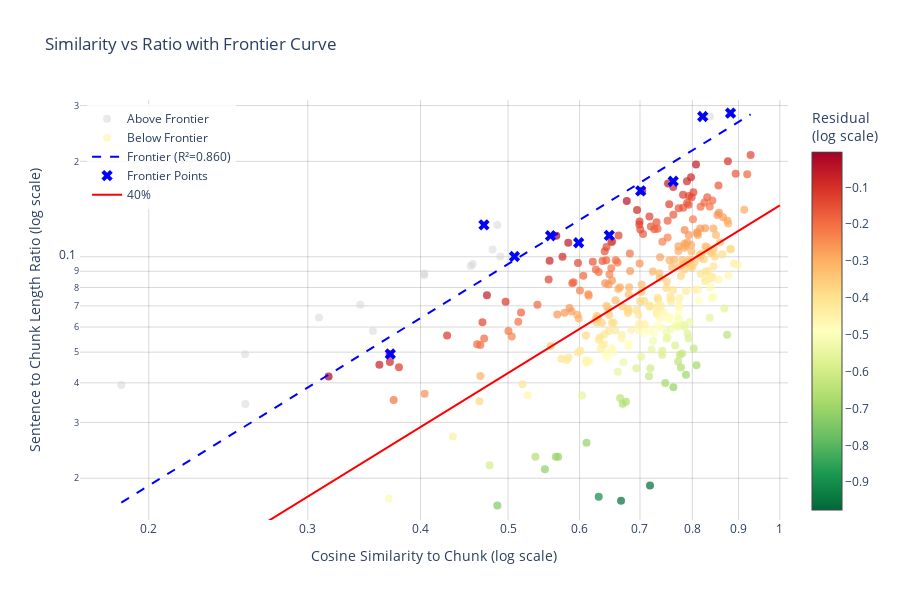

Notebook code cell kept with this figure:
### Code cell
fig = visualizer.plot_with_frontier_interactive(
    similarities=result['all_similarities'],
    ratios=result['ratios'],
    slope=slope,
    intercept=intercept,
    info=info,
    sentences=result['all_sentences'],  # Use flattened list of sentence texts
    x_opt=[result['x_opt']],  # Optional threshold curves
    labels=["40%"],  # Optional labels
    save_path="output.html",  # Saves as interactive HTML
)

### Figure 1 — Plotly figure (JSON) as saved in the notebook; plotly's stock layout.template omitted (floating-point values rounded to 4 significant figures; data arrays with more than 128 entries replaced by an {"elided": "..."} marker saying what was removed)
{"data": [{"customdata": ["These criteria are often in conflict with each other, and as a result, there are usually trade-offs ...<br><b>Similarity:</b> 0.4570<br><b>Ratio:</b> 0.0949<br><b>Residual:</b> 0.0687", "Over the long term, the United States faces a large and growing structural budget deficit primarily ...<br><b>Similarity:</b> 0.4864<br><b>Ratio:</b> 0.1260<br><b>Residual:</b> 0.1446", "Continuing on this imprudent and unsustainable fiscal path will gradually erode, if not suddenly dam...<br><b>Similarity:</b> 0.4036<br><b>Ratio:</b> 0.0874<br><b>Residual:</b> 0.1281", "Businesses also have information-reporting responsibilities—employers send wage statements to their ...<br><b>Similarity:</b> 0.8365<br><b>Ratio:</b> 0.2771<br><b>Residual:</b> 0.0730", "These shelters may involve unnecessary steps and flow-through entities, such as partnerships, which ...<br><b>Similarity:</b> 0.4546<br><b>Ratio:</b> 0.0935<br><b>Residual:</b> 0.0665", "The tax reform debate of the last several years has focused attention on several important choices, ...<br><b>Similarity:</b> 0.8806<br><b>Ratio:</b> 0.2840<br><b>Residual:</b> 0.0444", "Generally there is no single “right” decision about these choices and the options are not limited to...<br><b>Similarity:</b> 0.4807<br><b>Ratio:</b> 0.1053<br><b>Residual:</b> 0.0758", "We live now in a much more global economy, with highly mobile capital, and with investment options a...<br><b>Similarity:</b> 0.4038<br><b>Ratio:</b> 0.0885<br><b>Residual:</b> 0.1332", "More firms operate multinationally and willingly move operations and capital around the world as the...<br><b>Similarity:</b> 0.3087<br><b>Ratio:</b> 0.0644<br><b>Residual:</b> 0.1998", "I would be pleased to answer any questions you may have at this time.<br><b>Similarity:</b> 0.2558<br><b>Ratio:</b> 0.0343<br><b>Residual:</b> 0.0699", "Individuals making key contributions to this testimony include Jim Wozny, Assistant Director; Donald...<br><b>Similarity:</b> 0.3430<br><b>Ratio:</b> 0.0706<br><b>Residual:</b> 0.1595", "This appendix provides a brief description of several of these proposals.<br><b>Similarity:</b> 0.1865<br><b>Ratio:</b> 0.0394<br><b>Residual:</b> 0.3713", "However, directly taxing different individuals at different rates for the same good would be very di...<br><b>Similarity:</b> 0.3542<br><b>Ratio:</b> 0.0583<br><b>Residual:</b> 0.0519", "It may be reproduced and distributed in its entirety without further permission from GAO.<br><b>Similarity:</b> 0.2556<br><b>Ratio:</b> 0.0493<br><b>Residual:</b> 0.2273", "However, because this work may contain copyrighted images or other material, permission from the cop...<br><b>Similarity:</b> 0.4903<br><b>Ratio:</b> 0.1002<br><b>Residual:</b> 0.0388"], "hovertemplate": "%{customdata}<extra></extra>", "marker": {"color": "lightgrey", "opacity": 0.5, "size": 8}, "mode": "markers", "name": "Above Frontier", "type": "scatter", "x": [0.457, 0.4864, 0.4036, 0.8365, 0.4546, 0.8806, 0.4807, 0.4038, 0.3087, 0.2558, 0.343, 0.1865, 0.3542, 0.2556, 0.4903], "y": [0.09486, 0.126, 0.08745, 0.2771, 0.09348, 0.284, 0.1053, 0.08854, 0.06437, 0.03431, 0.07061, 0.03942, 0.05832, 0.04925, 0.1002]}, {"customdata": {"elided": "316 str values"}, "hovertemplate": "%{customdata}<extra></extra>", "marker": {"color": {"elided": "316 float values"}, "colorbar": {"title": {"text": "Residual<br>(log scale)"}}, "colorscale": [[0, "rgb(0,104,55)"], [0.1, "rgb(26,152,80)"], [0.2, "rgb(102,189,99)"], [0.3, "rgb(166,217,106)"], [0.4, "rgb(217,239,139)"], [0.5, "rgb(255,255,191)"], [0.6, "rgb(254,224,139)"], [0.7, "rgb(253,174,97)"], [0.8, "rgb(244,109,67)"], [0.9, "rgb(215,48,39)"], [1, "rgb(165,0,38)"]], "opacity": 0.7, "size": 8}, "mode": "markers", "name": "Below Frontier", "type": "scatter", "x": {"elided": "316 float values"}, "y": {"elided": "316 float values"}}, {"hoverinfo": "skip", "line": {"color": "blue", "dash": "dash", "width": 2}, "mode": "lines", "name": "Frontier (R²=0.860)", "type": "scatter", "x": [0.1865, 0.1895, 0.1926, 0.1958, 0.199, 0.2022, 0.2055, 0.2089, 0.2123, 0.2158, 0.2193, 0.2229, 0.2265, 0.2302, 0.234, 0.2378, 0.2417, 0.2456, 0.2497, 0.2537, 0.2579, 0.2621, 0.2664, 0.2707, 0.2752, 0.2797, 0.2842, 0.2889, 0.2936, 0.2984, 0.3033, 0.3082, 0.3133, 0.3184, 0.3236, 0.3289, 0.3343, 0.3397, 0.3453, 0.3509, 0.3566, 0.3625, 0.3684, 0.3744, 0.3805, 0.3868, 0.3931, 0.3995, 0.406, 0.4127, 0.4194, 0.4263, 0.4332, 0.4403, 0.4475, 0.4548, 0.4623, 0.4698, 0.4775, 0.4853, 0.4932, 0.5013, 0.5095, 0.5178, 0.5263, 0.5349, 0.5436, 0.5525, 0.5615, 0.5707, 0.58, 0.5895, 0.5992, 0.609, 0.6189, 0.629, 0.6393, 0.6498, 0.6604, 0.6712, 0.6821, 0.6933, 0.7046, 0.7161, 0.7278, 0.7397, 0.7518, 0.7641, 0.7766, 0.7893, 0.8022, 0.8153, 0.8286, 0.8422, 0.8559, 0.8699, 0.8841, 0.8986, 0.9133, 0.9282], "y": [0.01676, 0.01725, 0.01775, 0.01826, 0.01879, 0.01933, 0.01989, 0.02046, 0.02105, 0.02166, 0.02229, 0.02293, 0.02359, 0.02428, 0.02498, 0.0257, 0.02644, 0.0272, 0.02799, 0.0288, 0.02963, 0.03049, 0.03137, 0.03228, 0.03321, 0.03417, 0.03515, 0.03617, 0.03722, 0.03829, 0.0394, 0.04054, 0.04171, 0.04291, 0.04415, 0.04543, 0.04674, 0.04809, 0.04948, 0.05091, 0.05238, 0.05389, 0.05545, 0.05705, 0.0587, 0.0604, 0.06214, 0.06394, 0.06579, 0.06769, 0.06964, 0.07166, 0.07373, 0.07586, 0.07805, 0.0803, 0.08262, 0.08501, 0.08747, 0.08999, 0.09259, 0.09527, 0.09802, 0.1009, 0.1038, 0.1068, 0.1099, 0.113, 0.1163, 0.1197, 0.1231, 0.1267, 0.1303, 0.1341, 0.138, 0.142, 0.1461, 0.1503, 0.1546, 0.1591, 0.1637, 0.1684, 0.1733, 0.1783, 0.1834, 0.1887, 0.1942, 0.1998, 0.2056, 0.2115, 0.2176, 0.2239, 0.2304, 0.237, 0.2439, 0.2509, 0.2582, 0.2656, 0.2733, 0.2812]}, {"hovertemplate": "<b>Frontier Point</b><br>Similarity: %{x:.4f}<br>Ratio: %{y:.4f}<extra></extra>", "marker": {"color": "blue", "size": 10, "symbol": "x"}, "mode": "markers", "name": "Frontier Points", "type": "scatter", "x": [0.3703, 0.4702, 0.5082, 0.5572, 0.5987, 0.6473, 0.7012, 0.7618, 0.8214, 0.8818], "y": [0.04933, 0.126, 0.1002, 0.1165, 0.1107, 0.1168, 0.1615, 0.1731, 0.2771, 0.284]}, {"hoverinfo": "skip", "line": {"color": "red", "width": 2}, "mode": "lines", "name": "40%", "type": "scatter", "x": {"elided": "1000 float values"}, "y": {"elided": "1000 float values"}}], "layout": {"height": 600, "hovermode": "closest", "legend": {"bgcolor": "rgba(255, 255, 255, 0.8)", "x": 0.01, "xanchor": "left", "y": 0.99, "yanchor": "top"}, "title": {"text": "Similarity vs Ratio with Frontier Curve"}, "width": 900, "xaxis": {"gridcolor": "rgba(128, 128, 128, 0.3)", "range": [-0.7751, 0.009034], "title": {"text": "Cosine Similarity to Chunk (log scale)"}, "type": "log"}, "yaxis": {"gridcolor": "rgba(128, 128, 128, 0.3)", "range": [-1.831, -0.5054], "title": {"text": "Sentence to Chunk Length Ratio (log scale)"}, "type": "log"}}}
